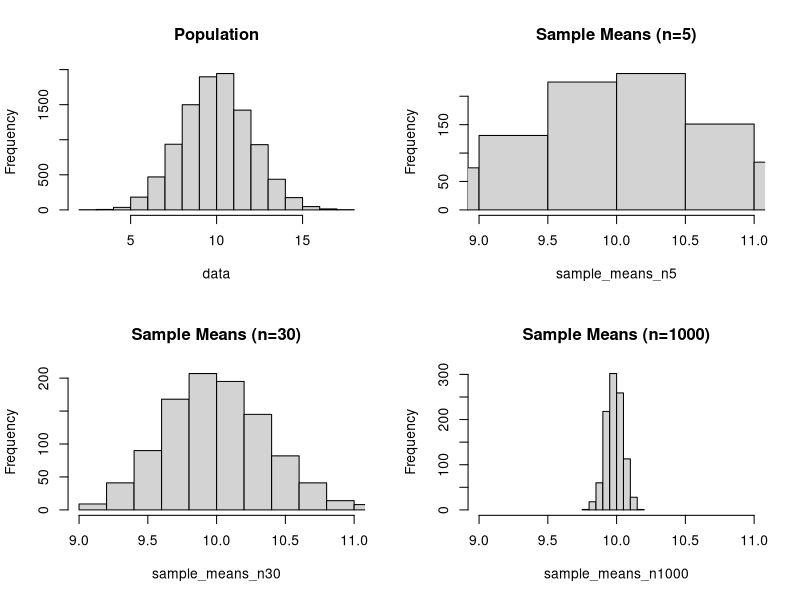
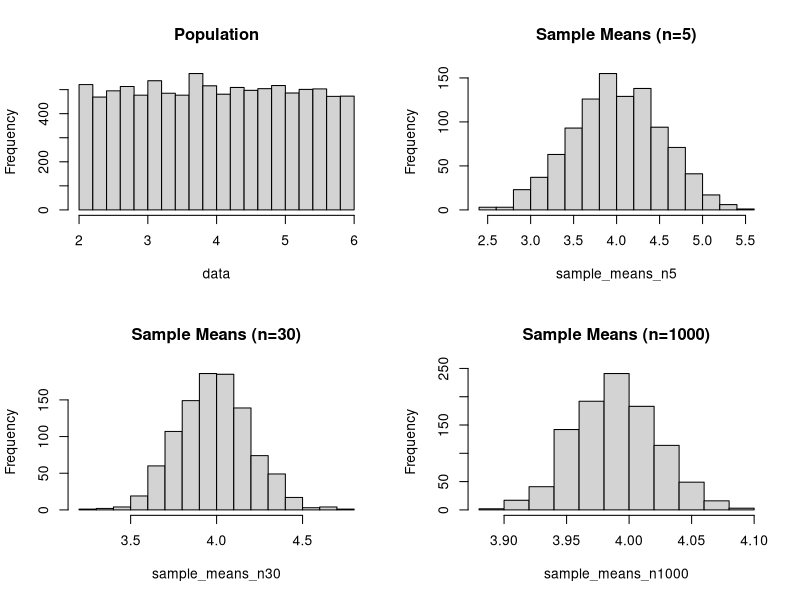
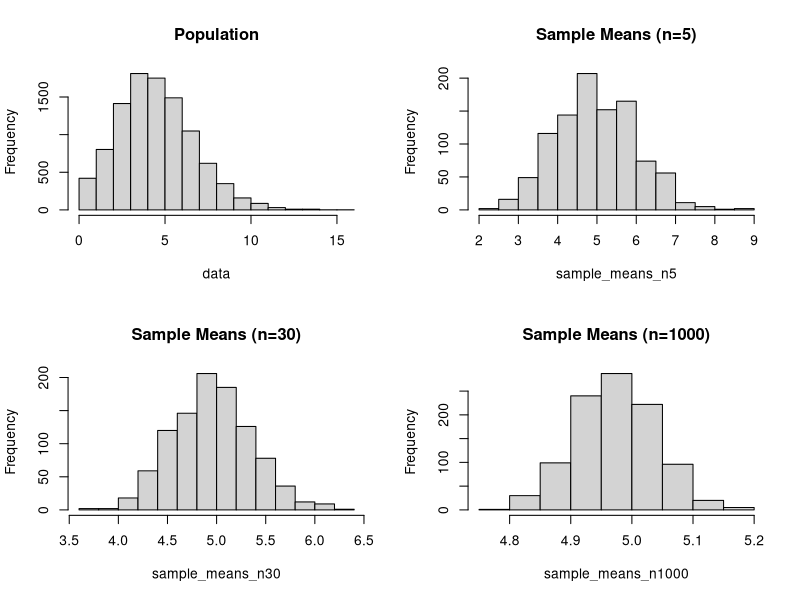
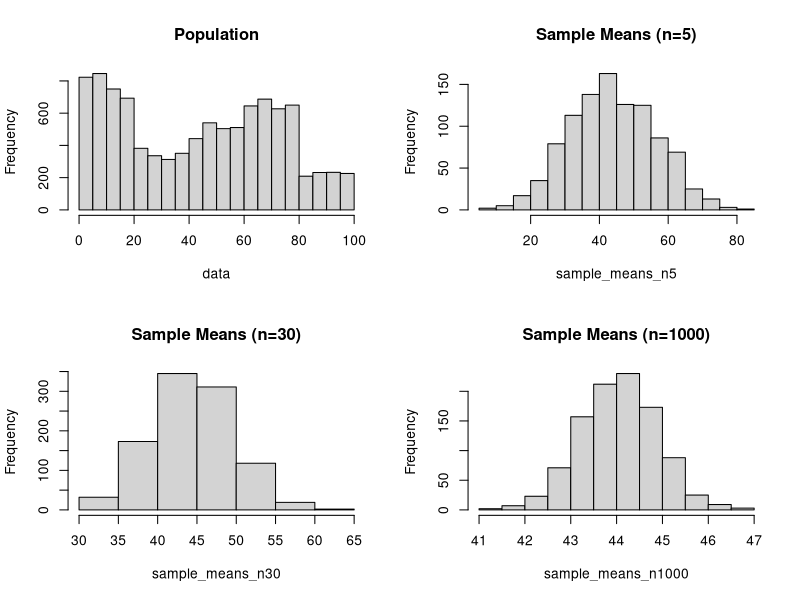
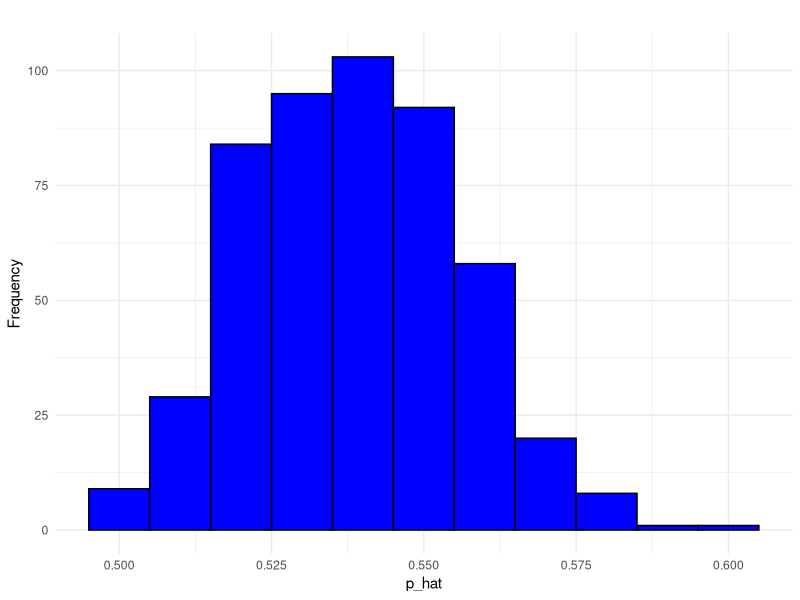
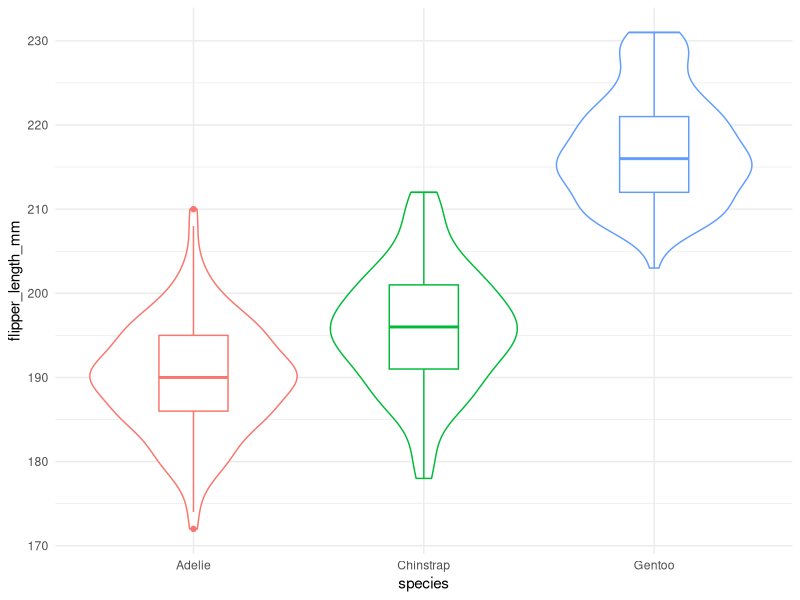

Generate these figures, in order, with R: (Note: this script raises an error after producing the figures.)
## ---- chunk 1
library(ggplot2)
library(gridExtra)
## ---- chunk 2
set.seed(003)
r <- 1000

data <- rnorm(n = 10000, mean = 10, sd = 2)

sample_means_n5 <- c()
for (i in 1:r){
  sample_means_n5[i] <- mean(sample(data, 5))
}

sample_means_n30 <- c()
for (i in 1:r){
  sample_means_n30[i] <- mean(sample(data, 30))
}

sample_means_n1000 <- c()
for (i in 1:r){
  sample_means_n1000[i] <- mean(sample(data, 1000))
}

par(mfcol = c(2, 2))
hist(data, main='Population')
hist(sample_means_n30, main='Sample Means (n=30)', xlim=c(9, 11))
hist(sample_means_n5, main='Sample Means (n=5)', xlim=c(9, 11))
hist(sample_means_n1000, main='Sample Means (n=1000)', xlim=c(9, 11))
## ---- chunk 3
set.seed(123)
r <- 1000

data <- runif(n = 10000, min = 2, max = 6)

sample_means_n5 <- c()
for (i in 1:r){
  sample_means_n5[i] <- mean(sample(data, 5))
}

sample_means_n30 <- c()
for (i in 1:r){
  sample_means_n30[i] <- mean(sample(data, 30))
}

sample_means_n1000 <- c()
for (i in 1:r){
  sample_means_n1000[i] <- mean(sample(data, 1000))
}

par(mfcol = c(2, 2))
hist(data, main='Population')
hist(sample_means_n30, main='Sample Means (n=30)')
hist(sample_means_n5, main='Sample Means (n=5)')
hist(sample_means_n1000, main='Sample Means (n=1000)')
## ---- chunk 4
set.seed(123)
r <- 1000

data <- rpois(n = 10000, lambda = 5)

sample_means_n5 <- c()
for (i in 1:r){
  sample_means_n5[i] <- mean(sample(data, 5))
}

sample_means_n30 <- c()
for (i in 1:r){
  sample_means_n30[i] <- mean(sample(data, 30))
}

sample_means_n1000 <- c()
for (i in 1:r){
  sample_means_n1000[i] <- mean(sample(data, 1000))
}

par(mfcol = c(2, 2))
hist(data, main='Population')
hist(sample_means_n30, main='Sample Means (n=30)')
hist(sample_means_n5, main='Sample Means (n=5)')
hist(sample_means_n1000, main='Sample Means (n=1000)')
## ---- chunk 5
set.seed(003)

rprobs = sample(1:5, 5)
rprobs = rep(16*rprobs, each=20)
rprobs = rprobs + 20*runif(100)
rprobs = rprobs / sum(rprobs)
data = sample(1:100, size=10000, replace=TRUE, prob=rprobs)

sample_means_n5 <- c()
for (i in 1:r){
  sample_means_n5[i] <- mean(sample(data, 5))
}

sample_means_n30 <- c()
for (i in 1:r){
  sample_means_n30[i] <- mean(sample(data, 30))
}

sample_means_n1000 <- c()
for (i in 1:r){
  sample_means_n1000[i] <- mean(sample(data, 1000))
}

par(mfcol = c(2, 2))
hist(data, main='Population')
hist(sample_means_n30, main='Sample Means (n=30)')
hist(sample_means_n5, main='Sample Means (n=5)')
hist(sample_means_n1000, main='Sample Means (n=1000)')
## ---- chunk 6
library(ggplot2)

set.seed(111)

population_size <- 12141897

p <- 0.54

num_simulations <- 500

sample_size <- 1000

rep()
p_hat_values <- replicate(num_simulations, {
  # Simulate sampling from the population
  sample <- sample(c(rep(1,population_size * p), rep(0,population_size*(1-p))), sample_size, replace =FALSE) # replicate(num_simulations, {...})：这个函数会重复执行大括号中的代码num_simulations次，并将每次的结果存储在一个向量中； rep创建一个包含population_size * p个1和population_size * (1-p)个0的向量，模拟总体。
mean(sample) #calculate the p_hat for each sample
})


  
histogram <- ggplot(data.frame(p = p_hat_values), aes(x=p))+
  geom_histogram(binwidth = 0.01, fill ="blue", color = "black")+
  labs(title =" ",
       x = "p_hat",
       y= "Frequency")+
  theme_minimal()

print(histogram)

## ---- chunk 7

library(palmerpenguins)
# dat <- penguins %>%
#   select(species, flipper_length_mm)
dat <- penguins[,c("species", "flipper_length_mm")]
str(dat)

summary(dat)

# see it firstly

library(ggplot2)

ggplot(dat) +
  aes(x = species, y = flipper_length_mm, color = species) +
  geom_violin(draw_quantiles=T) + geom_boxplot(width=0.3) + 
  theme_minimal() + theme(legend.position = "none")

# ?warning?

# “Is the length of the flippers different between the 3 species of penguins?”.

# use hypothesis testing (ANOVA)






## ---- chunk 8
TukeyHSD(mod, which ="sex:species")

c(1,"a", TRUE)


